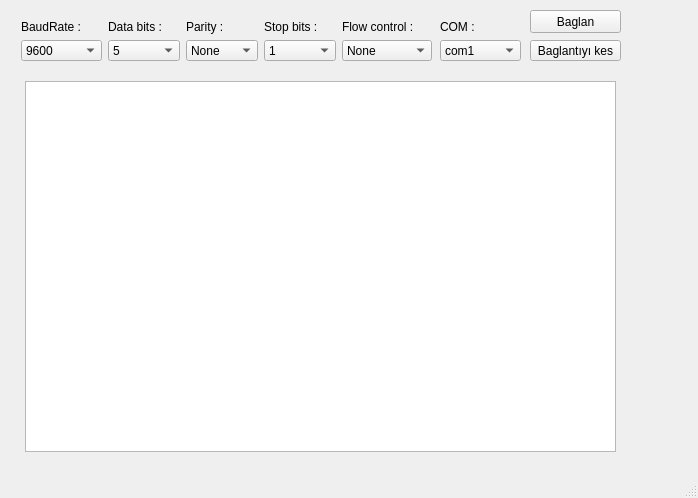
<?xml version="1.0" encoding="UTF-8"?>
<ui version="4.0">
 <class>MainWindow</class>
 <widget class="QMainWindow" name="MainWindow">
  <property name="geometry">
   <rect>
    <x>0</x>
    <y>0</y>
    <width>698</width>
    <height>498</height>
   </rect>
  </property>
  <property name="minimumSize">
   <size>
    <width>650</width>
    <height>400</height>
   </size>
  </property>
  <property name="windowTitle">
   <string>MainWindow</string>
  </property>
  <widget class="QWidget" name="centralwidget">
   <widget class="QPushButton" name="connectButton">
    <property name="geometry">
     <rect>
      <x>530</x>
      <y>10</y>
      <width>91</width>
      <height>23</height>
     </rect>
    </property>
    <property name="text">
     <string>Baglan</string>
    </property>
   </widget>
   <widget class="QPushButton" name="disconnectButton">
    <property name="geometry">
     <rect>
      <x>530</x>
      <y>40</y>
      <width>91</width>
      <height>21</height>
     </rect>
    </property>
    <property name="text">
     <string>Baglantıyı kes</string>
    </property>
   </widget>
   <widget class="QWidget" name="layoutWidget">
    <property name="geometry">
     <rect>
      <x>21</x>
      <y>20</y>
      <width>411</width>
      <height>41</height>
     </rect>
    </property>
    <layout class="QGridLayout" name="gridLayout">
     <item row="0" column="0">
      <widget class="QLabel" name="label">
       <property name="text">
        <string>BaudRate :</string>
       </property>
      </widget>
     </item>
     <item row="0" column="1">
      <widget class="QLabel" name="label_2">
       <property name="text">
        <string>Data bits :</string>
       </property>
      </widget>
     </item>
     <item row="0" column="2">
      <widget class="QLabel" name="label_4">
       <property name="text">
        <string>Parity :</string>
       </property>
      </widget>
     </item>
     <item row="0" column="3">
      <widget class="QLabel" name="label_5">
       <property name="text">
        <string>Stop bits :</string>
       </property>
      </widget>
     </item>
     <item row="0" column="4">
      <widget class="QLabel" name="label_3">
       <property name="text">
        <string>Flow control :</string>
       </property>
      </widget>
     </item>
     <item row="1" column="0">
      <widget class="QComboBox" name="baudrateBox">
       <item>
        <property name="text">
         <string>9600</string>
        </property>
       </item>
       <item>
        <property name="text">
         <string>19200</string>
        </property>
       </item>
       <item>
        <property name="text">
         <string>38400</string>
        </property>
       </item>
       <item>
        <property name="text">
         <string>115200</string>
        </property>
       </item>
       <item>
        <property name="text">
         <string>New Item</string>
        </property>
       </item>
      </widget>
     </item>
     <item row="1" column="1">
      <widget class="QComboBox" name="databitsBox">
       <item>
        <property name="text">
         <string>5</string>
        </property>
       </item>
       <item>
        <property name="text">
         <string>6</string>
        </property>
       </item>
       <item>
        <property name="text">
         <string>7</string>
        </property>
       </item>
       <item>
        <property name="text">
         <string>8</string>
        </property>
       </item>
      </widget>
     </item>
     <item row="1" column="2">
      <widget class="QComboBox" name="parityBox">
       <item>
        <property name="text">
         <string>None</string>
        </property>
       </item>
       <item>
        <property name="text">
         <string>Even</string>
        </property>
       </item>
       <item>
        <property name="text">
         <string>Odd</string>
        </property>
       </item>
       <item>
        <property name="text">
         <string>Mark</string>
        </property>
       </item>
       <item>
        <property name="text">
         <string>Space</string>
        </property>
       </item>
      </widget>
     </item>
     <item row="1" column="3">
      <widget class="QComboBox" name="stopbitsBox">
       <item>
        <property name="text">
         <string>1</string>
        </property>
       </item>
       <item>
        <property name="text">
         <string>1.5</string>
        </property>
       </item>
       <item>
        <property name="text">
         <string>2</string>
        </property>
       </item>
      </widget>
     </item>
     <item row="1" column="4">
      <widget class="QComboBox" name="flowcontrolBox">
       <item>
        <property name="text">
         <string>None</string>
        </property>
       </item>
       <item>
        <property name="text">
         <string>RTS/CTS</string>
        </property>
       </item>
       <item>
        <property name="text">
         <string>XON/XOFF</string>
        </property>
       </item>
      </widget>
     </item>
    </layout>
   </widget>
   <widget class="QComboBox" name="pinbox">
    <property name="geometry">
     <rect>
      <x>440</x>
      <y>40</y>
      <width>81</width>
      <height>21</height>
     </rect>
    </property>
    <item>
     <property name="text">
      <string>com1</string>
     </property>
    </item>
    <item>
     <property name="text">
      <string>com2</string>
     </property>
    </item>
    <item>
     <property name="text">
      <string>com3</string>
     </property>
    </item>
    <item>
     <property name="text">
      <string>com4</string>
     </property>
    </item>
    <item>
     <property name="text">
      <string>com5</string>
     </property>
    </item>
    <item>
     <property name="text">
      <string>com6</string>
     </property>
    </item>
    <item>
     <property name="text">
      <string>com7</string>
     </property>
    </item>
   </widget>
   <widget class="QLabel" name="label_6">
    <property name="geometry">
     <rect>
      <x>440</x>
      <y>20</y>
      <width>77</width>
      <height>13</height>
     </rect>
    </property>
    <property name="text">
     <string>COM :</string>
    </property>
   </widget>
   <widget class="QTextBrowser" name="textBrowser">
    <property name="geometry">
     <rect>
      <x>25</x>
      <y>81</y>
      <width>591</width>
      <height>371</height>
     </rect>
    </property>
   </widget>
  </widget>
  <widget class="QStatusBar" name="statusbar"/>
 </widget>
 <resources/>
 <connections/>
</ui>
